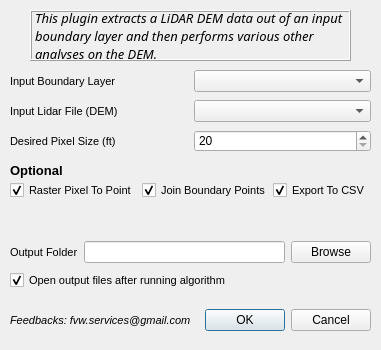
<?xml version="1.0" encoding="UTF-8"?>
<ui version="4.0">
 <class>DEMDrainageAnalysesDialogBase</class>
 <widget class="QDialog" name="DEMDrainageAnalysesDialogBase">
  <property name="geometry">
   <rect>
    <x>0</x>
    <y>0</y>
    <width>381</width>
    <height>350</height>
   </rect>
  </property>
  <property name="windowTitle">
   <string>DEM Drainage Analyses</string>
  </property>
  <widget class="QWidget" name="horizontalLayoutWidget">
   <property name="geometry">
    <rect>
     <x>10</x>
     <y>70</y>
     <width>361</width>
     <height>22</height>
    </rect>
   </property>
   <layout class="QHBoxLayout" name="horizontalLayout">
    <item>
     <widget class="QLabel" name="label_3">
      <property name="font">
       <font>
        <pointsize>8</pointsize>
       </font>
      </property>
      <property name="text">
       <string>Input Boundary Layer</string>
      </property>
     </widget>
    </item>
    <item>
     <widget class="QComboBox" name="comboBox"/>
    </item>
   </layout>
  </widget>
  <widget class="QWidget" name="horizontalLayoutWidget_2">
   <property name="geometry">
    <rect>
     <x>10</x>
     <y>100</y>
     <width>361</width>
     <height>22</height>
    </rect>
   </property>
   <layout class="QHBoxLayout" name="horizontalLayout_2">
    <item>
     <widget class="QLabel" name="label_4">
      <property name="font">
       <font>
        <pointsize>8</pointsize>
       </font>
      </property>
      <property name="text">
       <string>Input Lidar File (DEM)</string>
      </property>
     </widget>
    </item>
    <item>
     <widget class="QComboBox" name="comboLidar"/>
    </item>
   </layout>
  </widget>
  <widget class="QWidget" name="horizontalLayoutWidget_3">
   <property name="geometry">
    <rect>
     <x>10</x>
     <y>130</y>
     <width>361</width>
     <height>22</height>
    </rect>
   </property>
   <layout class="QHBoxLayout" name="horizontalLayout_3">
    <item>
     <widget class="QLabel" name="label_5">
      <property name="font">
       <font>
        <pointsize>8</pointsize>
       </font>
      </property>
      <property name="text">
       <string>Desired Pixel Size (ft)</string>
      </property>
     </widget>
    </item>
    <item>
     <widget class="QSpinBox" name="spinSize">
      <property name="minimum">
       <number>20</number>
      </property>
     </widget>
    </item>
   </layout>
  </widget>
  <widget class="QWidget" name="horizontalLayoutWidget_5">
   <property name="geometry">
    <rect>
     <x>10</x>
     <y>180</y>
     <width>361</width>
     <height>21</height>
    </rect>
   </property>
   <layout class="QHBoxLayout" name="horizontalLayout_5">
    <item>
     <widget class="QCheckBox" name="checkPoint">
      <property name="font">
       <font>
        <pointsize>8</pointsize>
       </font>
      </property>
      <property name="text">
       <string>Raster Pixel To Point</string>
      </property>
      <property name="checked">
       <bool>true</bool>
      </property>
     </widget>
    </item>
    <item>
     <widget class="QCheckBox" name="checkVector">
      <property name="font">
       <font>
        <pointsize>8</pointsize>
       </font>
      </property>
      <property name="text">
       <string>Join Boundary Points</string>
      </property>
      <property name="checked">
       <bool>true</bool>
      </property>
     </widget>
    </item>
    <item>
     <widget class="QCheckBox" name="checkBox">
      <property name="font">
       <font>
        <pointsize>8</pointsize>
       </font>
      </property>
      <property name="text">
       <string>Export To CSV</string>
      </property>
      <property name="checked">
       <bool>true</bool>
      </property>
     </widget>
    </item>
   </layout>
  </widget>
  <widget class="QWidget" name="horizontalLayoutWidget_7">
   <property name="geometry">
    <rect>
     <x>10</x>
     <y>300</y>
     <width>361</width>
     <height>41</height>
    </rect>
   </property>
   <layout class="QHBoxLayout" name="horizontalLayout_7">
    <item>
     <widget class="QLabel" name="label">
      <property name="font">
       <font>
        <pointsize>8</pointsize>
        <italic>true</italic>
       </font>
      </property>
      <property name="text">
       <string>Feedbacks: fvw.services@gmail.com</string>
      </property>
     </widget>
    </item>
    <item>
     <widget class="QDialogButtonBox" name="button_box">
      <property name="orientation">
       <enum>Qt::Horizontal</enum>
      </property>
      <property name="standardButtons">
       <set>QDialogButtonBox::Cancel|QDialogButtonBox::Ok</set>
      </property>
     </widget>
    </item>
   </layout>
  </widget>
  <widget class="QWidget" name="horizontalLayoutWidget_8">
   <property name="geometry">
    <rect>
     <x>10</x>
     <y>240</y>
     <width>361</width>
     <height>25</height>
    </rect>
   </property>
   <layout class="QHBoxLayout" name="horizontalLayout_8">
    <item>
     <widget class="QLabel" name="label_6">
      <property name="font">
       <font>
        <pointsize>8</pointsize>
       </font>
      </property>
      <property name="text">
       <string>Output Folder</string>
      </property>
     </widget>
    </item>
    <item>
     <widget class="QLineEdit" name="lineEdit"/>
    </item>
    <item>
     <widget class="QPushButton" name="pushButton">
      <property name="text">
       <string>Browse</string>
      </property>
     </widget>
    </item>
   </layout>
  </widget>
  <widget class="QTextEdit" name="textEdit">
   <property name="geometry">
    <rect>
     <x>-270</x>
     <y>190</y>
     <width>104</width>
     <height>71</height>
    </rect>
   </property>
  </widget>
  <widget class="QCheckBox" name="checkBox_6">
   <property name="geometry">
    <rect>
     <x>10</x>
     <y>270</y>
     <width>261</width>
     <height>21</height>
    </rect>
   </property>
   <property name="font">
    <font>
     <pointsize>8</pointsize>
    </font>
   </property>
   <property name="text">
    <string>Open output files after running algorithm</string>
   </property>
   <property name="iconSize">
    <size>
     <width>16</width>
     <height>16</height>
    </size>
   </property>
   <property name="checked">
    <bool>true</bool>
   </property>
  </widget>
  <widget class="QLabel" name="label_2">
   <property name="geometry">
    <rect>
     <x>30</x>
     <y>10</y>
     <width>321</width>
     <height>51</height>
    </rect>
   </property>
   <property name="font">
    <font>
     <family>Plantagenet Cherokee</family>
     <pointsize>10</pointsize>
     <weight>50</weight>
     <italic>true</italic>
     <bold>false</bold>
    </font>
   </property>
   <property name="frameShape">
    <enum>QFrame::Box</enum>
   </property>
   <property name="frameShadow">
    <enum>QFrame::Raised</enum>
   </property>
   <property name="text">
    <string>This plugin extracts a LiDAR DEM data out of an input boundary layer and then performs various other analyses on the DEM.</string>
   </property>
   <property name="wordWrap">
    <bool>true</bool>
   </property>
  </widget>
  <widget class="QLabel" name="label_7">
   <property name="geometry">
    <rect>
     <x>10</x>
     <y>160</y>
     <width>61</width>
     <height>21</height>
    </rect>
   </property>
   <property name="font">
    <font>
     <pointsize>10</pointsize>
     <weight>75</weight>
     <bold>true</bold>
    </font>
   </property>
   <property name="text">
    <string>Optional</string>
   </property>
  </widget>
 </widget>
 <resources/>
 <connections>
  <connection>
   <sender>button_box</sender>
   <signal>accepted()</signal>
   <receiver>DEMDrainageAnalysesDialogBase</receiver>
   <slot>accept()</slot>
   <hints>
    <hint type="sourcelabel">
     <x>20</x>
     <y>20</y>
    </hint>
    <hint type="destinationlabel">
     <x>20</x>
     <y>20</y>
    </hint>
   </hints>
  </connection>
  <connection>
   <sender>button_box</sender>
   <signal>rejected()</signal>
   <receiver>DEMDrainageAnalysesDialogBase</receiver>
   <slot>reject()</slot>
   <hints>
    <hint type="sourcelabel">
     <x>20</x>
     <y>20</y>
    </hint>
    <hint type="destinationlabel">
     <x>20</x>
     <y>20</y>
    </hint>
   </hints>
  </connection>
 </connections>
</ui>
